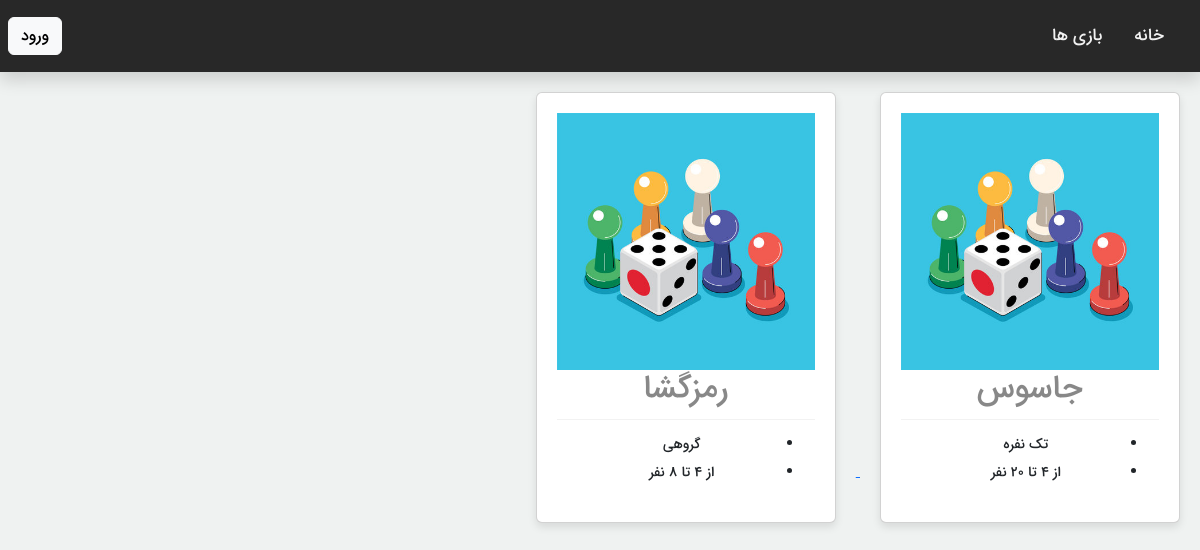
Screenshot of /game/ with the database file from the repository.
### Game/models.py (models this page shows)
class PredefineGame(models.Model):
    name = models.CharField(max_length=250)
    slug = models.CharField(max_length=250, unique=True)
    image = models.ImageField(upload_to='game_images', null=True, blank=True)
    is_team = models.BooleanField(default=False)
    min_players = models.IntegerField(default=0)
    max_players = models.IntegerField(default=10)

### Game/views.py (the view)
# urls.py: path('', views.games_archive , name='games_archive'),
def games_archive(request:HttpRequest):
    template = get_template('games_archive.html')
    games = PredefineGame.objects.all()
    context = {'games':games}
    return HttpResponse(template.render(context, request))

### Game/templates/games_archive.html
{% extends "base.html" %}
{% load static %}
{% block head %}
    <link href={% static "css/games_archive.css" %} rel="stylesheet">
{% endblock %}
{% block content %}
{% for game in games  %}
    <a href={% url "create_or_join_game" game.slug %}>
        <div class="card">
            {% if game.image %}
                <img src="{{ game.image.url }}" alt="Game Image" onerror="this.onerror=null; this.src='{% static 'img/default_game_image.jpg' %}'">
            {% else %}
                <img src="{% static 'images/default_game_image.jpg' %}" alt="Default Game Image">
            {% endif %}
            <h2>{{ game.name }}</h2>
            <hr>
            <ul>
            {% if game.is_team %}
                <li>گروهی</li>
            {% else %}
                <li>تک نفره</li>
            {% endif %}
            <li>از {{ game.min_players }} تا {{ game.max_players }} نفر</li>
            </ul>
        </div>
    </a>
{% endfor %}
{% endblock content %}

### globalstatic/css/main.css (style rules this page uses)
body { font-family: "iransans", sans-serif; overflow-x: hidden; position: relative; font-weight: 400; line-height: 28px; color: #6a6a6a; font-size: 14px; direction: rtl; background-color: #eff2f1; text-align : right; }

### Game/static/css/games_archive.css (style rules this page uses)
.card { background-color: #fff; box-shadow: 0 4px 8px 0 rgba(0, 0, 0, 0.1); padding: 20px; margin: 20px; transition: transform 0.3s; display: inline-block; width: calc(33.33% - 40px); max-width: 300px; text-align: center; }
.card h2 { color: #888; }
.card hr { border: none; border-top: 1px solid #ccc; margin: 10px 0; }
.card img { max-width: 100%; height: auto; }

### rows the page displays
PredefineGame: name "جاسوس", is_team "تک نفره", min_players "4", max_players "20"
PredefineGame: name "رمزگشا", is_team "گروهی", max_players "8"
